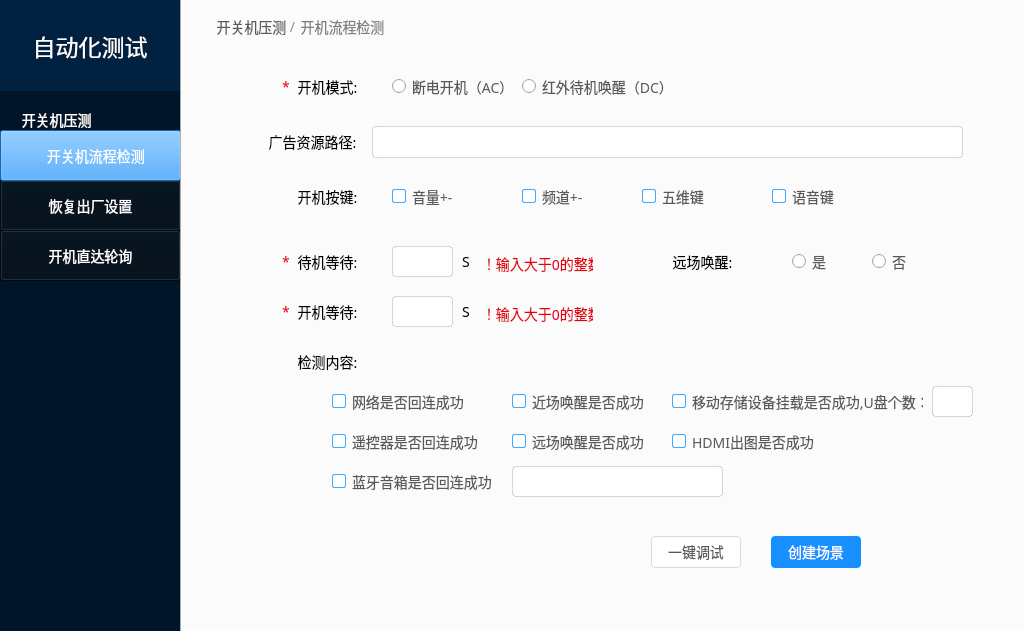
<?xml version="1.0" encoding="UTF-8"?>
<ui version="4.0">
 <class>MainWindow</class>
 <widget class="QMainWindow" name="MainWindow">
  <property name="geometry">
   <rect>
    <x>0</x>
    <y>0</y>
    <width>1024</width>
    <height>631</height>
   </rect>
  </property>
  <property name="windowTitle">
   <string>MainWindow</string>
  </property>
  <property name="styleSheet">
   <string notr="true">QPushButton#pushButton_3,#pushButton_4 {
background: #000C17;
box-shadow: inset 0 2px 8px 0 rgba(0,0,0,0.45);
opacity: 0.65;
font-family: PingFangSC-Regular;
font-size: 14px;
color: #FFFFFF;
line-height: 22px;
}
QPushButton#pushButton_2{
background: #1890FF;
box-shadow: inset 0 2px 8px 0 rgba(0,0,0,0.45);
opacity: 0.65;
font-family: PingFangSC-Regular;
font-size: 14px;
color: #FFFFFF;
line-height: 22px;
}
</string>
  </property>
  <widget class="QWidget" name="centralwidget">
   <widget class="QTabWidget" name="tabWidget">
    <property name="geometry">
     <rect>
      <x>180</x>
      <y>-40</y>
      <width>851</width>
      <height>681</height>
     </rect>
    </property>
    <property name="styleSheet">
     <string notr="true">QLabel {
font-family: PingFangSC-Regular;
font-size: 14px;
color: rgba(0,0,0);
text-align: right;
line-height: 22px;
}
QCheckBox{
	font-family: PingFangSC-Regular;
	font-size: 14px;
	color: rgba(0,0,0,0.65);
	letter-spacing: 0;
	text-align: left;
	line-height: 22px;
}
QCheckBox::indicator{
	background: #FFFFFF;
	border: 1px solid #40A9FF;
	border-radius: 2px;
	border-radius: 2px;
	width: 12px;
	height: 12px;
}
QCheckBox::indicator:checked{
	image: url(./src/qss/复选-已选.svg);
}
QRadioButton {
font-family: PingFangSC-Regular;
font-size: 14px;
color: rgba(0,0,0,0.65);
text-align: left;
line-height: 22px;}
QPushButton#pushButton_13,#pushButton_7,#pushButton_9{
font-family: PingFangSC-Regular;
font-size: 14px;
color: #FFFFFF;
line-height: 22px;
background: #1890FF;
border-radius: 4px;
border-radius: 4px;
}
QPushButton#pushButton_8,#pushButton_10,#pushButton_14{
font-family: PingFangSC-Regular;
font-size: 14px;
color: rgba(0,0,0,0.65);
line-height: 22px;
background: #FFFFFF;
border: 1px solid #D9D9D9;
border-radius: 4px;
border-radius: 4px;
}
QLineEdit{
background: #FFFFFF;
border: 1px solid rgba(0,0,0,0.15);
border-radius: 4px;
border-radius: 4px;
}</string>
    </property>
    <property name="currentIndex">
     <number>0</number>
    </property>
    <widget class="QWidget" name="tab">
     <attribute name="title">
      <string>Tab 1</string>
     </attribute>
     <widget class="QLabel" name="label_2">
      <property name="geometry">
       <rect>
        <x>90</x>
        <y>80</y>
        <width>111</width>
        <height>41</height>
       </rect>
      </property>
      <property name="layoutDirection">
       <enum>Qt::LeftToRight</enum>
      </property>
      <property name="styleSheet">
       <string notr="true"/>
      </property>
      <property name="text">
       <string>开机模式:</string>
      </property>
      <property name="alignment">
       <set>Qt::AlignCenter</set>
      </property>
     </widget>
     <widget class="QLabel" name="label_3">
      <property name="geometry">
       <rect>
        <x>60</x>
        <y>140</y>
        <width>141</width>
        <height>31</height>
       </rect>
      </property>
      <property name="layoutDirection">
       <enum>Qt::LeftToRight</enum>
      </property>
      <property name="styleSheet">
       <string notr="true"/>
      </property>
      <property name="text">
       <string>广告资源路径:</string>
      </property>
      <property name="alignment">
       <set>Qt::AlignCenter</set>
      </property>
     </widget>
     <widget class="QLabel" name="label_4">
      <property name="geometry">
       <rect>
        <x>100</x>
        <y>190</y>
        <width>91</width>
        <height>41</height>
       </rect>
      </property>
      <property name="layoutDirection">
       <enum>Qt::LeftToRight</enum>
      </property>
      <property name="styleSheet">
       <string notr="true"/>
      </property>
      <property name="text">
       <string>开机按键:</string>
      </property>
      <property name="alignment">
       <set>Qt::AlignCenter</set>
      </property>
     </widget>
     <widget class="QLabel" name="label_5">
      <property name="geometry">
       <rect>
        <x>100</x>
        <y>250</y>
        <width>91</width>
        <height>51</height>
       </rect>
      </property>
      <property name="layoutDirection">
       <enum>Qt::LeftToRight</enum>
      </property>
      <property name="styleSheet">
       <string notr="true"/>
      </property>
      <property name="text">
       <string>待机等待:</string>
      </property>
      <property name="alignment">
       <set>Qt::AlignCenter</set>
      </property>
     </widget>
     <widget class="QLabel" name="label_6">
      <property name="geometry">
       <rect>
        <x>100</x>
        <y>350</y>
        <width>91</width>
        <height>51</height>
       </rect>
      </property>
      <property name="layoutDirection">
       <enum>Qt::LeftToRight</enum>
      </property>
      <property name="styleSheet">
       <string notr="true"/>
      </property>
      <property name="text">
       <string>检测内容:</string>
      </property>
      <property name="alignment">
       <set>Qt::AlignCenter</set>
      </property>
     </widget>
     <widget class="QRadioButton" name="radioButton">
      <property name="geometry">
       <rect>
        <x>210</x>
        <y>90</y>
        <width>131</width>
        <height>21</height>
       </rect>
      </property>
      <property name="styleSheet">
       <string notr="true"/>
      </property>
      <property name="text">
       <string>断电开机（AC）</string>
      </property>
     </widget>
     <widget class="QRadioButton" name="radioButton_2">
      <property name="geometry">
       <rect>
        <x>340</x>
        <y>90</y>
        <width>161</width>
        <height>21</height>
       </rect>
      </property>
      <property name="text">
       <string>红外待机唤醒（DC）</string>
      </property>
     </widget>
     <widget class="QLineEdit" name="lineEdit">
      <property name="geometry">
       <rect>
        <x>190</x>
        <y>140</y>
        <width>591</width>
        <height>32</height>
       </rect>
      </property>
      <property name="styleSheet">
       <string notr="true">background: #FFFFFF;
border: 1px solid rgba(0,0,0,0.15);
border-radius: 4px;
border-radius: 4px;</string>
      </property>
     </widget>
     <widget class="QCheckBox" name="checkBox">
      <property name="geometry">
       <rect>
        <x>210</x>
        <y>200</y>
        <width>81</width>
        <height>21</height>
       </rect>
      </property>
      <property name="text">
       <string>音量+-</string>
      </property>
     </widget>
     <widget class="QCheckBox" name="checkBox_2">
      <property name="geometry">
       <rect>
        <x>340</x>
        <y>200</y>
        <width>81</width>
        <height>21</height>
       </rect>
      </property>
      <property name="text">
       <string>频道+-</string>
      </property>
     </widget>
     <widget class="QCheckBox" name="checkBox_3">
      <property name="geometry">
       <rect>
        <x>460</x>
        <y>200</y>
        <width>81</width>
        <height>21</height>
       </rect>
      </property>
      <property name="text">
       <string>五维键</string>
      </property>
     </widget>
     <widget class="QCheckBox" name="checkBox_4">
      <property name="geometry">
       <rect>
        <x>590</x>
        <y>200</y>
        <width>81</width>
        <height>21</height>
       </rect>
      </property>
      <property name="text">
       <string>语音键</string>
      </property>
     </widget>
     <widget class="QLineEdit" name="lineEdit_2">
      <property name="geometry">
       <rect>
        <x>210</x>
        <y>260</y>
        <width>61</width>
        <height>31</height>
       </rect>
      </property>
      <property name="styleSheet">
       <string notr="true">background: #FFFFFF;
border: 1px solid rgba(0,0,0,0.15);
border-radius: 4px;
border-radius: 4px;</string>
      </property>
     </widget>
     <widget class="QLabel" name="label_7">
      <property name="geometry">
       <rect>
        <x>280</x>
        <y>260</y>
        <width>21</width>
        <height>31</height>
       </rect>
      </property>
      <property name="styleSheet">
       <string notr="true">font: 75 12pt &quot;新宋体&quot;;</string>
      </property>
      <property name="text">
       <string>S</string>
      </property>
     </widget>
     <widget class="QLabel" name="label_8">
      <property name="geometry">
       <rect>
        <x>460</x>
        <y>250</y>
        <width>121</width>
        <height>51</height>
       </rect>
      </property>
      <property name="layoutDirection">
       <enum>Qt::LeftToRight</enum>
      </property>
      <property name="styleSheet">
       <string notr="true"/>
      </property>
      <property name="text">
       <string>远场唤醒:</string>
      </property>
      <property name="alignment">
       <set>Qt::AlignCenter</set>
      </property>
     </widget>
     <widget class="QRadioButton" name="radioButton_5">
      <property name="geometry">
       <rect>
        <x>610</x>
        <y>260</y>
        <width>51</width>
        <height>31</height>
       </rect>
      </property>
      <property name="styleSheet">
       <string notr="true"/>
      </property>
      <property name="text">
       <string>是</string>
      </property>
     </widget>
     <widget class="QRadioButton" name="radioButton_6">
      <property name="geometry">
       <rect>
        <x>690</x>
        <y>260</y>
        <width>51</width>
        <height>31</height>
       </rect>
      </property>
      <property name="text">
       <string>否</string>
      </property>
     </widget>
     <widget class="QCheckBox" name="checkBox_7">
      <property name="geometry">
       <rect>
        <x>150</x>
        <y>400</y>
        <width>161</width>
        <height>31</height>
       </rect>
      </property>
      <property name="text">
       <string>网络是否回连成功</string>
      </property>
     </widget>
     <widget class="QCheckBox" name="checkBox_15">
      <property name="geometry">
       <rect>
        <x>330</x>
        <y>400</y>
        <width>161</width>
        <height>31</height>
       </rect>
      </property>
      <property name="text">
       <string>近场唤醒是否成功</string>
      </property>
      <property name="iconSize">
       <size>
        <width>14</width>
        <height>14</height>
       </size>
      </property>
     </widget>
     <widget class="QCheckBox" name="checkBox_16">
      <property name="geometry">
       <rect>
        <x>490</x>
        <y>400</y>
        <width>251</width>
        <height>31</height>
       </rect>
      </property>
      <property name="text">
       <string>移动存储设备挂载是否成功,U盘个数：</string>
      </property>
     </widget>
     <widget class="QCheckBox" name="checkBox_17">
      <property name="geometry">
       <rect>
        <x>150</x>
        <y>440</y>
        <width>161</width>
        <height>31</height>
       </rect>
      </property>
      <property name="text">
       <string>遥控器是否回连成功</string>
      </property>
     </widget>
     <widget class="QCheckBox" name="checkBox_18">
      <property name="geometry">
       <rect>
        <x>330</x>
        <y>440</y>
        <width>161</width>
        <height>31</height>
       </rect>
      </property>
      <property name="text">
       <string>远场唤醒是否成功</string>
      </property>
     </widget>
     <widget class="QCheckBox" name="checkBox_20">
      <property name="geometry">
       <rect>
        <x>150</x>
        <y>480</y>
        <width>181</width>
        <height>31</height>
       </rect>
      </property>
      <property name="text">
       <string>蓝牙音箱是否回连成功</string>
      </property>
     </widget>
     <widget class="QCheckBox" name="checkBox_21">
      <property name="geometry">
       <rect>
        <x>490</x>
        <y>440</y>
        <width>161</width>
        <height>31</height>
       </rect>
      </property>
      <property name="text">
       <string>HDMI出图是否成功</string>
      </property>
     </widget>
     <widget class="QPushButton" name="pushButton_7">
      <property name="geometry">
       <rect>
        <x>589</x>
        <y>550</y>
        <width>90</width>
        <height>32</height>
       </rect>
      </property>
      <property name="styleSheet">
       <string notr="true"/>
      </property>
      <property name="text">
       <string>创建场景</string>
      </property>
     </widget>
     <widget class="QPushButton" name="pushButton_8">
      <property name="geometry">
       <rect>
        <x>469</x>
        <y>550</y>
        <width>90</width>
        <height>32</height>
       </rect>
      </property>
      <property name="styleSheet">
       <string notr="true"/>
      </property>
      <property name="text">
       <string>一键调试</string>
      </property>
     </widget>
     <widget class="QLabel" name="label_9">
      <property name="geometry">
       <rect>
        <x>300</x>
        <y>270</y>
        <width>111</width>
        <height>16</height>
       </rect>
      </property>
      <property name="styleSheet">
       <string notr="true">color: rgb(227, 0, 17);
font:  9pt &quot;新宋体&quot;;

</string>
      </property>
      <property name="text">
       <string>！输入大于0的整数</string>
      </property>
     </widget>
     <widget class="QLineEdit" name="lineEdit_3">
      <property name="geometry">
       <rect>
        <x>750</x>
        <y>400</y>
        <width>41</width>
        <height>31</height>
       </rect>
      </property>
     </widget>
     <widget class="QLineEdit" name="lineEdit_4">
      <property name="geometry">
       <rect>
        <x>330</x>
        <y>480</y>
        <width>211</width>
        <height>31</height>
       </rect>
      </property>
     </widget>
     <widget class="QLabel" name="label_12">
      <property name="geometry">
       <rect>
        <x>100</x>
        <y>80</y>
        <width>21</width>
        <height>41</height>
       </rect>
      </property>
      <property name="styleSheet">
       <string notr="true">color: rgb(227, 0, 17);</string>
      </property>
      <property name="text">
       <string>*</string>
      </property>
     </widget>
     <widget class="QLabel" name="label_13">
      <property name="geometry">
       <rect>
        <x>100</x>
        <y>260</y>
        <width>21</width>
        <height>31</height>
       </rect>
      </property>
      <property name="styleSheet">
       <string notr="true">color: rgb(227, 0, 17);</string>
      </property>
      <property name="text">
       <string>*</string>
      </property>
     </widget>
     <widget class="QLabel" name="label_14">
      <property name="geometry">
       <rect>
        <x>24</x>
        <y>30</y>
        <width>91</width>
        <height>21</height>
       </rect>
      </property>
      <property name="layoutDirection">
       <enum>Qt::LeftToRight</enum>
      </property>
      <property name="styleSheet">
       <string notr="true">QLabel {
font-family: PingFangSC-Regular;
font-size: 14px;
color: rgba(0,0,0,0.65);
line-height: 22px;}</string>
      </property>
      <property name="text">
       <string>开关机压测</string>
      </property>
      <property name="alignment">
       <set>Qt::AlignCenter</set>
      </property>
     </widget>
     <widget class="QLabel" name="label_15">
      <property name="geometry">
       <rect>
        <x>100</x>
        <y>30</y>
        <width>21</width>
        <height>21</height>
       </rect>
      </property>
      <property name="layoutDirection">
       <enum>Qt::LeftToRight</enum>
      </property>
      <property name="styleSheet">
       <string notr="true">QLabel {
font-family: PingFangSC-Regular;
font-size: 14px;
color: rgba(0,0,0,0.45);
line-height: 22px;}</string>
      </property>
      <property name="text">
       <string> / </string>
      </property>
      <property name="alignment">
       <set>Qt::AlignCenter</set>
      </property>
     </widget>
     <widget class="QLabel" name="label_20">
      <property name="geometry">
       <rect>
        <x>115</x>
        <y>30</y>
        <width>91</width>
        <height>21</height>
       </rect>
      </property>
      <property name="layoutDirection">
       <enum>Qt::LeftToRight</enum>
      </property>
      <property name="styleSheet">
       <string notr="true">QLabel {
font-family: PingFangSC-Regular;
font-size: 14px;
color: rgba(0,0,0,0.50);
line-height: 22px;}</string>
      </property>
      <property name="text">
       <string>开机流程检测</string>
      </property>
      <property name="alignment">
       <set>Qt::AlignCenter</set>
      </property>
     </widget>
     <widget class="QLineEdit" name="lineEdit_7">
      <property name="geometry">
       <rect>
        <x>210</x>
        <y>310</y>
        <width>61</width>
        <height>31</height>
       </rect>
      </property>
      <property name="styleSheet">
       <string notr="true">background: #FFFFFF;
border: 1px solid rgba(0,0,0,0.15);
border-radius: 4px;
border-radius: 4px;</string>
      </property>
     </widget>
     <widget class="QLabel" name="label_21">
      <property name="geometry">
       <rect>
        <x>100</x>
        <y>300</y>
        <width>91</width>
        <height>51</height>
       </rect>
      </property>
      <property name="layoutDirection">
       <enum>Qt::LeftToRight</enum>
      </property>
      <property name="styleSheet">
       <string notr="true"/>
      </property>
      <property name="text">
       <string>开机等待:</string>
      </property>
      <property name="alignment">
       <set>Qt::AlignCenter</set>
      </property>
     </widget>
     <widget class="QLabel" name="label_24">
      <property name="geometry">
       <rect>
        <x>280</x>
        <y>310</y>
        <width>21</width>
        <height>31</height>
       </rect>
      </property>
      <property name="styleSheet">
       <string notr="true">font: 75 12pt &quot;新宋体&quot;;</string>
      </property>
      <property name="text">
       <string>S</string>
      </property>
     </widget>
     <widget class="QLabel" name="label_25">
      <property name="geometry">
       <rect>
        <x>300</x>
        <y>320</y>
        <width>111</width>
        <height>16</height>
       </rect>
      </property>
      <property name="styleSheet">
       <string notr="true">color: rgb(227, 0, 17);
font:  9pt &quot;新宋体&quot;;

</string>
      </property>
      <property name="text">
       <string>！输入大于0的整数</string>
      </property>
     </widget>
     <widget class="QLabel" name="label_26">
      <property name="geometry">
       <rect>
        <x>100</x>
        <y>310</y>
        <width>20</width>
        <height>31</height>
       </rect>
      </property>
      <property name="styleSheet">
       <string notr="true">color: rgb(227, 0, 17);</string>
      </property>
      <property name="text">
       <string>*</string>
      </property>
     </widget>
    </widget>
    <widget class="QWidget" name="tab_3">
     <attribute name="title">
      <string>Page</string>
     </attribute>
     <widget class="QLabel" name="label_16">
      <property name="geometry">
       <rect>
        <x>90</x>
        <y>80</y>
        <width>121</width>
        <height>51</height>
       </rect>
      </property>
      <property name="layoutDirection">
       <enum>Qt::LeftToRight</enum>
      </property>
      <property name="styleSheet">
       <string notr="true"/>
      </property>
      <property name="text">
       <string>直达应用：</string>
      </property>
      <property name="alignment">
       <set>Qt::AlignCenter</set>
      </property>
     </widget>
     <widget class="QCheckBox" name="checkBox_19">
      <property name="geometry">
       <rect>
        <x>220</x>
        <y>120</y>
        <width>81</width>
        <height>21</height>
       </rect>
      </property>
      <property name="text">
       <string>内置应用</string>
      </property>
     </widget>
     <widget class="QCheckBox" name="checkBox_22">
      <property name="geometry">
       <rect>
        <x>220</x>
        <y>170</y>
        <width>121</width>
        <height>21</height>
       </rect>
      </property>
      <property name="text">
       <string>第三方应用</string>
      </property>
     </widget>
     <widget class="QCheckBox" name="checkBox_23">
      <property name="geometry">
       <rect>
        <x>220</x>
        <y>220</y>
        <width>81</width>
        <height>21</height>
       </rect>
      </property>
      <property name="text">
       <string>信源</string>
      </property>
     </widget>
     <widget class="QPushButton" name="pushButton_13">
      <property name="geometry">
       <rect>
        <x>589</x>
        <y>550</y>
        <width>90</width>
        <height>32</height>
       </rect>
      </property>
      <property name="styleSheet">
       <string notr="true"/>
      </property>
      <property name="text">
       <string>创建场景</string>
      </property>
     </widget>
     <widget class="QPushButton" name="pushButton_14">
      <property name="geometry">
       <rect>
        <x>469</x>
        <y>550</y>
        <width>90</width>
        <height>32</height>
       </rect>
      </property>
      <property name="styleSheet">
       <string notr="true"/>
      </property>
      <property name="text">
       <string>一键调试</string>
      </property>
     </widget>
     <widget class="QLabel" name="label_22">
      <property name="geometry">
       <rect>
        <x>100</x>
        <y>90</y>
        <width>21</width>
        <height>31</height>
       </rect>
      </property>
      <property name="styleSheet">
       <string notr="true">color: rgb(227, 0, 17);</string>
      </property>
      <property name="text">
       <string>*</string>
      </property>
     </widget>
     <widget class="QLabel" name="label_47">
      <property name="geometry">
       <rect>
        <x>115</x>
        <y>30</y>
        <width>91</width>
        <height>21</height>
       </rect>
      </property>
      <property name="layoutDirection">
       <enum>Qt::LeftToRight</enum>
      </property>
      <property name="styleSheet">
       <string notr="true">QLabel {
font-family: PingFangSC-Regular;
font-size: 14px;
color: rgba(0,0,0,0.50);
line-height: 22px;}</string>
      </property>
      <property name="text">
       <string>恢复出厂设置</string>
      </property>
      <property name="alignment">
       <set>Qt::AlignCenter</set>
      </property>
     </widget>
     <widget class="QLabel" name="label_48">
      <property name="geometry">
       <rect>
        <x>24</x>
        <y>30</y>
        <width>91</width>
        <height>21</height>
       </rect>
      </property>
      <property name="layoutDirection">
       <enum>Qt::LeftToRight</enum>
      </property>
      <property name="styleSheet">
       <string notr="true">QLabel {
font-family: PingFangSC-Regular;
font-size: 14px;
color: rgba(0,0,0,0.65);
line-height: 22px;}</string>
      </property>
      <property name="text">
       <string>开关机压测</string>
      </property>
      <property name="alignment">
       <set>Qt::AlignCenter</set>
      </property>
     </widget>
     <widget class="QLabel" name="label_49">
      <property name="geometry">
       <rect>
        <x>100</x>
        <y>30</y>
        <width>21</width>
        <height>21</height>
       </rect>
      </property>
      <property name="layoutDirection">
       <enum>Qt::LeftToRight</enum>
      </property>
      <property name="styleSheet">
       <string notr="true">QLabel {
font-family: PingFangSC-Regular;
font-size: 14px;
color: rgba(0,0,0,0.45);
line-height: 22px;}</string>
      </property>
      <property name="text">
       <string> / </string>
      </property>
      <property name="alignment">
       <set>Qt::AlignCenter</set>
      </property>
     </widget>
    </widget>
    <widget class="QWidget" name="tab_2">
     <attribute name="title">
      <string>Tab 2</string>
     </attribute>
     <widget class="QLabel" name="label_17">
      <property name="geometry">
       <rect>
        <x>80</x>
        <y>90</y>
        <width>101</width>
        <height>31</height>
       </rect>
      </property>
      <property name="layoutDirection">
       <enum>Qt::LeftToRight</enum>
      </property>
      <property name="styleSheet">
       <string notr="true"/>
      </property>
      <property name="text">
       <string>保留应用：</string>
      </property>
      <property name="alignment">
       <set>Qt::AlignCenter</set>
      </property>
     </widget>
     <widget class="QRadioButton" name="radioButton_5">
      <property name="geometry">
       <rect>
        <x>190</x>
        <y>90</y>
        <width>61</width>
        <height>31</height>
       </rect>
      </property>
      <property name="styleSheet">
       <string notr="true">QAbstractButton
{
font: 75 11pt &quot;新宋体&quot;;
}</string>
      </property>
      <property name="text">
       <string>是</string>
      </property>
     </widget>
     <widget class="QLabel" name="label_18">
      <property name="geometry">
       <rect>
        <x>80</x>
        <y>150</y>
        <width>101</width>
        <height>51</height>
       </rect>
      </property>
      <property name="layoutDirection">
       <enum>Qt::LeftToRight</enum>
      </property>
      <property name="styleSheet">
       <string notr="true"/>
      </property>
      <property name="text">
       <string>打开串口：</string>
      </property>
      <property name="alignment">
       <set>Qt::AlignCenter</set>
      </property>
     </widget>
     <widget class="QLabel" name="label_19">
      <property name="geometry">
       <rect>
        <x>70</x>
        <y>220</y>
        <width>121</width>
        <height>51</height>
       </rect>
      </property>
      <property name="layoutDirection">
       <enum>Qt::LeftToRight</enum>
      </property>
      <property name="styleSheet">
       <string notr="true"/>
      </property>
      <property name="text">
       <string>检测内容：</string>
      </property>
      <property name="alignment">
       <set>Qt::AlignCenter</set>
      </property>
     </widget>
     <widget class="QRadioButton" name="radioButton_6">
      <property name="geometry">
       <rect>
        <x>280</x>
        <y>90</y>
        <width>71</width>
        <height>31</height>
       </rect>
      </property>
      <property name="styleSheet">
       <string notr="true">QAbstractButton
{
font: 75 11pt &quot;新宋体&quot;;
}</string>
      </property>
      <property name="text">
       <string>否</string>
      </property>
     </widget>
     <widget class="QRadioButton" name="radioButton_7">
      <property name="geometry">
       <rect>
        <x>280</x>
        <y>160</y>
        <width>71</width>
        <height>31</height>
       </rect>
      </property>
      <property name="styleSheet">
       <string notr="true">QAbstractButton
{
font: 75 11pt &quot;新宋体&quot;;
}</string>
      </property>
      <property name="text">
       <string>否</string>
      </property>
     </widget>
     <widget class="QRadioButton" name="radioButton_8">
      <property name="geometry">
       <rect>
        <x>190</x>
        <y>160</y>
        <width>61</width>
        <height>31</height>
       </rect>
      </property>
      <property name="styleSheet">
       <string notr="true">QAbstractButton
{
font: 75 11pt &quot;新宋体&quot;;
}</string>
      </property>
      <property name="text">
       <string>是</string>
      </property>
     </widget>
     <widget class="QCheckBox" name="checkBox_24">
      <property name="geometry">
       <rect>
        <x>190</x>
        <y>250</y>
        <width>211</width>
        <height>31</height>
       </rect>
      </property>
      <property name="text">
       <string>检测第三方应用是否存在</string>
      </property>
     </widget>
     <widget class="QCheckBox" name="checkBox_25">
      <property name="geometry">
       <rect>
        <x>190</x>
        <y>330</y>
        <width>271</width>
        <height>31</height>
       </rect>
      </property>
      <property name="text">
       <string>摄像头驱动是否正常，是否能升降</string>
      </property>
     </widget>
     <widget class="QCheckBox" name="checkBox_26">
      <property name="geometry">
       <rect>
        <x>190</x>
        <y>370</y>
        <width>281</width>
        <height>31</height>
       </rect>
      </property>
      <property name="text">
       <string>移动存储设备是否能够成功挂载,U盘个数：</string>
      </property>
     </widget>
     <widget class="QCheckBox" name="checkBox_27">
      <property name="geometry">
       <rect>
        <x>460</x>
        <y>250</y>
        <width>161</width>
        <height>31</height>
       </rect>
      </property>
      <property name="text">
       <string>launcher进入正常</string>
      </property>
     </widget>
     <widget class="QCheckBox" name="checkBox_28">
      <property name="geometry">
       <rect>
        <x>460</x>
        <y>290</y>
        <width>161</width>
        <height>31</height>
       </rect>
      </property>
      <property name="text">
       <string>WiFi驱动是否正常</string>
      </property>
     </widget>
     <widget class="QCheckBox" name="checkBox_29">
      <property name="geometry">
       <rect>
        <x>190</x>
        <y>290</y>
        <width>161</width>
        <height>31</height>
       </rect>
      </property>
      <property name="text">
       <string>远场语音是否能唤醒</string>
      </property>
     </widget>
     <widget class="QCheckBox" name="checkBox_30">
      <property name="geometry">
       <rect>
        <x>190</x>
        <y>420</y>
        <width>211</width>
        <height>31</height>
       </rect>
      </property>
      <property name="text">
       <string>批量安装APK（APK路径：xxx）</string>
      </property>
     </widget>
     <widget class="QPushButton" name="pushButton_9">
      <property name="geometry">
       <rect>
        <x>589</x>
        <y>550</y>
        <width>90</width>
        <height>32</height>
       </rect>
      </property>
      <property name="styleSheet">
       <string notr="true"/>
      </property>
      <property name="text">
       <string>创建场景</string>
      </property>
     </widget>
     <widget class="QPushButton" name="pushButton_10">
      <property name="geometry">
       <rect>
        <x>469</x>
        <y>550</y>
        <width>90</width>
        <height>32</height>
       </rect>
      </property>
      <property name="styleSheet">
       <string notr="true"/>
      </property>
      <property name="text">
       <string>一键调试</string>
      </property>
     </widget>
     <widget class="QLabel" name="label_10">
      <property name="geometry">
       <rect>
        <x>340</x>
        <y>159</y>
        <width>261</width>
        <height>31</height>
       </rect>
      </property>
      <property name="styleSheet">
       <string notr="true">color: rgb(227, 0, 17);
font:  9pt &quot;新宋体&quot;;
</string>
      </property>
      <property name="text">
       <string>严重建议：测试系统版本重置后串口默认打开!</string>
      </property>
     </widget>
     <widget class="QLineEdit" name="lineEdit_5">
      <property name="geometry">
       <rect>
        <x>480</x>
        <y>370</y>
        <width>41</width>
        <height>31</height>
       </rect>
      </property>
     </widget>
     <widget class="QLineEdit" name="lineEdit_6">
      <property name="geometry">
       <rect>
        <x>410</x>
        <y>420</y>
        <width>171</width>
        <height>31</height>
       </rect>
      </property>
     </widget>
     <widget class="QLabel" name="label_50">
      <property name="geometry">
       <rect>
        <x>115</x>
        <y>30</y>
        <width>91</width>
        <height>21</height>
       </rect>
      </property>
      <property name="layoutDirection">
       <enum>Qt::LeftToRight</enum>
      </property>
      <property name="styleSheet">
       <string notr="true">QLabel {
font-family: PingFangSC-Regular;
font-size: 14px;
color: rgba(0,0,0,0.50);
line-height: 22px;}</string>
      </property>
      <property name="text">
       <string>开机直达轮询</string>
      </property>
      <property name="alignment">
       <set>Qt::AlignCenter</set>
      </property>
     </widget>
     <widget class="QLabel" name="label_51">
      <property name="geometry">
       <rect>
        <x>24</x>
        <y>30</y>
        <width>91</width>
        <height>21</height>
       </rect>
      </property>
      <property name="layoutDirection">
       <enum>Qt::LeftToRight</enum>
      </property>
      <property name="styleSheet">
       <string notr="true">QLabel {
font-family: PingFangSC-Regular;
font-size: 14px;
color: rgba(0,0,0,0.65);
line-height: 22px;}</string>
      </property>
      <property name="text">
       <string>开关机压测</string>
      </property>
      <property name="alignment">
       <set>Qt::AlignCenter</set>
      </property>
     </widget>
     <widget class="QLabel" name="label_52">
      <property name="geometry">
       <rect>
        <x>100</x>
        <y>30</y>
        <width>21</width>
        <height>21</height>
       </rect>
      </property>
      <property name="layoutDirection">
       <enum>Qt::LeftToRight</enum>
      </property>
      <property name="styleSheet">
       <string notr="true">QLabel {
font-family: PingFangSC-Regular;
font-size: 14px;
color: rgba(0,0,0,0.45);
line-height: 22px;}</string>
      </property>
      <property name="text">
       <string> / </string>
      </property>
      <property name="alignment">
       <set>Qt::AlignCenter</set>
      </property>
     </widget>
     <widget class="QLabel" name="label_23">
      <property name="geometry">
       <rect>
        <x>80</x>
        <y>90</y>
        <width>21</width>
        <height>31</height>
       </rect>
      </property>
      <property name="styleSheet">
       <string notr="true">color: rgb(227, 0, 17);</string>
      </property>
      <property name="text">
       <string>*</string>
      </property>
     </widget>
    </widget>
   </widget>
   <widget class="QPushButton" name="pushButton_2">
    <property name="geometry">
     <rect>
      <x>0</x>
      <y>130</y>
      <width>181</width>
      <height>51</height>
     </rect>
    </property>
    <property name="styleSheet">
     <string notr="true"/>
    </property>
    <property name="text">
     <string>   开关机流程检测</string>
    </property>
   </widget>
   <widget class="QPushButton" name="pushButton_3">
    <property name="geometry">
     <rect>
      <x>0</x>
      <y>230</y>
      <width>181</width>
      <height>51</height>
     </rect>
    </property>
    <property name="styleSheet">
     <string notr="true"/>
    </property>
    <property name="text">
     <string>开机直达轮询</string>
    </property>
   </widget>
   <widget class="QPushButton" name="pushButton_4">
    <property name="geometry">
     <rect>
      <x>0</x>
      <y>180</y>
      <width>181</width>
      <height>51</height>
     </rect>
    </property>
    <property name="styleSheet">
     <string notr="true"/>
    </property>
    <property name="text">
     <string>恢复出厂设置</string>
    </property>
   </widget>
   <widget class="QLabel" name="label">
    <property name="geometry">
     <rect>
      <x>0</x>
      <y>0</y>
      <width>180</width>
      <height>91</height>
     </rect>
    </property>
    <property name="styleSheet">
     <string notr="true">font-family: PingFangSC-Medium;
font-size: 23px;
color: #FFFFFF;
text-align: left;
background: #002140;
box-shadow: 2px 0 6px 0 rgba(0,21,41,0.35);</string>
    </property>
    <property name="text">
     <string>自动化测试</string>
    </property>
    <property name="alignment">
     <set>Qt::AlignCenter</set>
    </property>
   </widget>
   <widget class="QLabel" name="label_11">
    <property name="geometry">
     <rect>
      <x>0</x>
      <y>90</y>
      <width>180</width>
      <height>571</height>
     </rect>
    </property>
    <property name="styleSheet">
     <string notr="true">background: #001529;
font-family: PingFangSC-Regular;
font-size: 14px;
color: #FFFFFF;
line-height: 22px;</string>
    </property>
    <property name="text">
     <string>
      开关机压测</string>
    </property>
    <property name="alignment">
     <set>Qt::AlignLeading|Qt::AlignLeft|Qt::AlignTop</set>
    </property>
   </widget>
   <zorder>label_11</zorder>
   <zorder>pushButton_4</zorder>
   <zorder>pushButton_3</zorder>
   <zorder>pushButton_2</zorder>
   <zorder>tabWidget</zorder>
   <zorder>label</zorder>
  </widget>
 </widget>
 <resources/>
 <connections/>
</ui>
